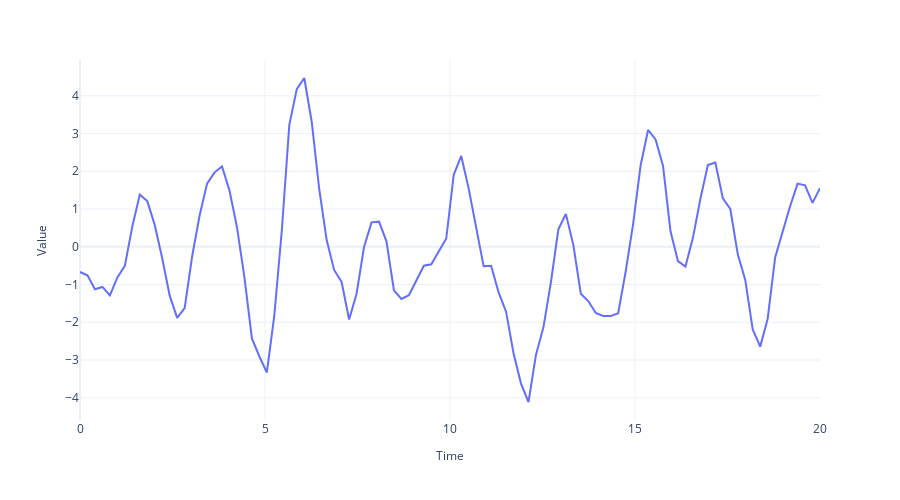

The notebook cell saved with this chart:
### Code cell
fig = plot_time_series(regular_time_samples, 
                 samples, 
                 "")
fig.write_image("imgs/chapter_1/auto_regressive.png")
fig.show()
